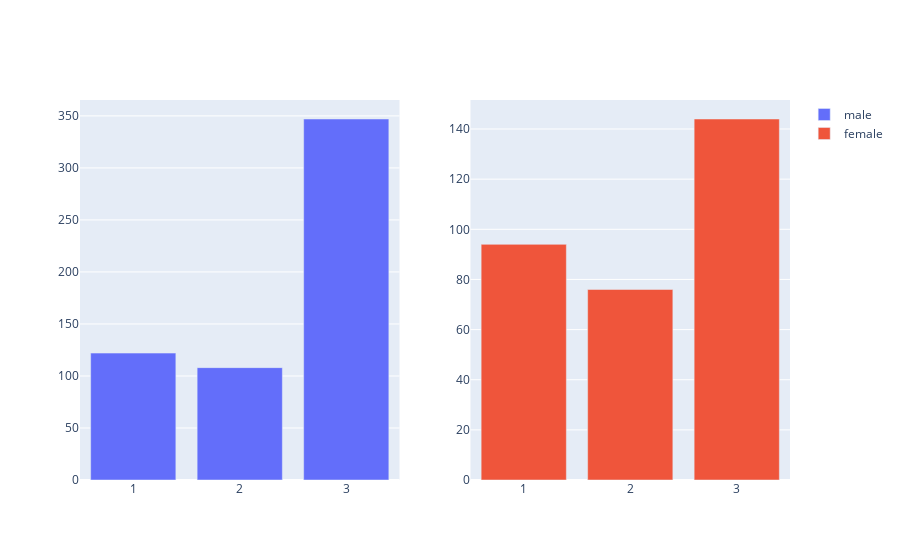

Notebook code for this chart:
### Code cell
# graphic object plotly (simple)
# create subplot with 1 row and 2 columns
# in matplotlib, this is similar with plt.subplots(1,2)
fig = make_subplots(rows=1,
                   cols=2,
                   specs=([[{'type':'bar'}, {'type':'bar'}]]))

# create male and female data
df_class_male = df.query("""Sex == 'male'""").groupby(['Pclass'])['PassengerId'].count().reset_index()
df_class_female = df.query("""Sex != 'male'""").groupby(['Pclass'])['PassengerId'].count().reset_index()

# create first bar plot = df male (1,1)
fig.add_trace(go.Bar(x = df_class_male['Pclass'],
                     y = df_class_male['PassengerId'],
                     orientation='v',
                     name='male',
                     hoverinfo='all'),
               1,1)

# create second bar plot = df female (1,2)
fig.add_trace(go.Bar(x = df_class_female['Pclass'],
                     y = df_class_female['PassengerId'],
                     orientation='v',
                     name='female',
                     hoverinfo='all'),
               1,2)
fig.show()

### Figure 1 — Plotly figure (JSON) as saved in the notebook; plotly's stock layout.template omitted (floating-point values rounded to 4 significant figures)
{"data": [{"hoverinfo": "all", "name": "male", "orientation": "v", "type": "bar", "x": [1, 2, 3], "xaxis": "x", "y": [122, 108, 347], "yaxis": "y"}, {"hoverinfo": "all", "name": "female", "orientation": "v", "type": "bar", "x": [1, 2, 3], "xaxis": "x2", "y": [94, 76, 144], "yaxis": "y2"}], "layout": {"xaxis": {"anchor": "y", "domain": [0, 0.45]}, "xaxis2": {"anchor": "y2", "domain": [0.55, 1]}, "yaxis": {"anchor": "x", "domain": [0, 1]}, "yaxis2": {"anchor": "x2", "domain": [0, 1]}}}
